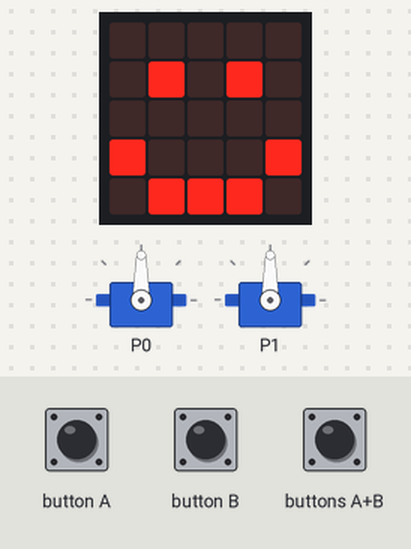
A program run on a simulated BBC micro:bit (MakeCode). On the bench: 2 × servo, the board's 5×5 LED display. Inputs (shaded band) come from the test bench.

Above: at 1.8 s.
1.9 s: buttons A+B pressed for 0.15 s
At 2.4 s:
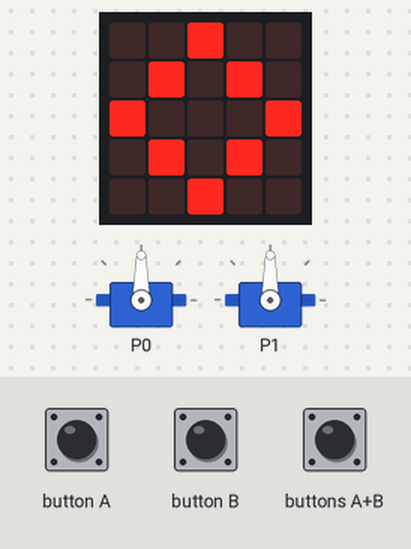
2.6 s: button B pressed for 0.15 s
At 2.76 s:
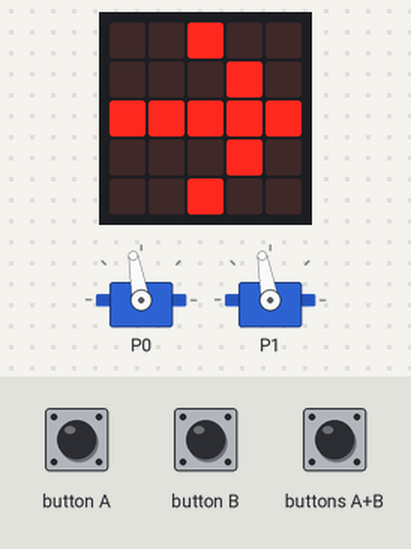
3.3 s: button A pressed for 0.15 s
At 3.46 s:
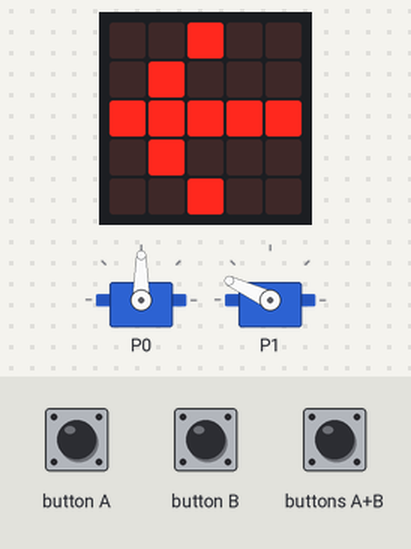
4.0 s: buttons A+B pressed for 1 s
At 5.4 s:
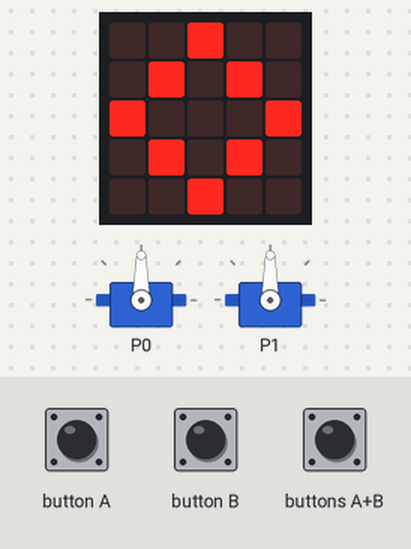
5.6 s: button B pressed for 0.15 s
At 5.91 s:
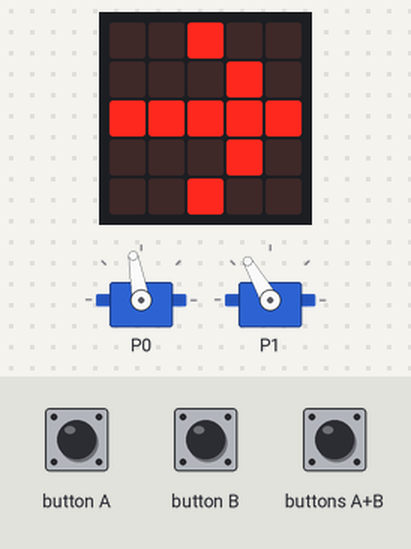
6.3 s: buttons A+B pressed for 0.15 s
At 7.85 s:
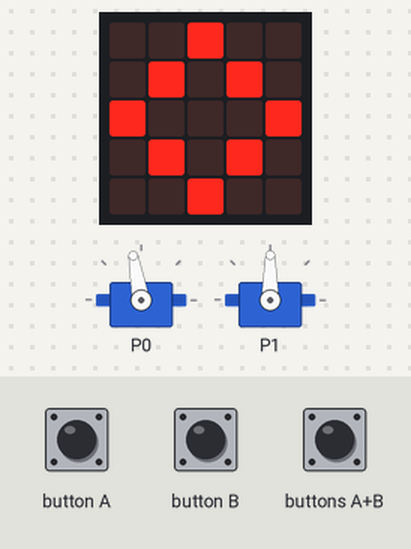
Timing chart, 0 to 8.0 s (numbered marks = the images above; inputs shaded):
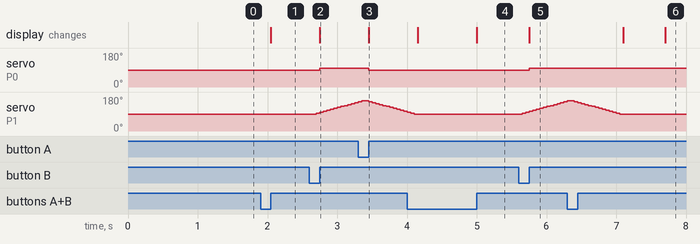

Measured:
- after the input at 1.9 s, the display: changes after 0.15 s (image 1)
- after the input at 2.6 s, servo on P0: 90° → 100° after 0.15 s; the display: changes after 0.15 s (image 2)
- after the input at 3.3 s, servo on P0: 100° → 90° after 0.15 s; the display: changes after 0.15 s (image 3)
- after the input at 4.0 s, the display: first differs from a run without the input after 1.0 s (image 4)
- after the input at 5.6 s, servo on P0: 90° → 100° after 0.15 s; the display: changes after 0.15 s (image 5)
- after the input at 6.3 s, the display: first differs from a run without the input after 1.4 s (image 6)

The program:

main.ts
```typescript
// Mover a la izquierda
input.onButtonPressed(Button.A, function () {
    if (posicion_grua > 10) {
        posicion_grua += 0 - 10
        pins.servoWritePin(AnalogPin.P0, posicion_grua)
        basic.showArrow(ArrowNames.West)
    }
})
// Bajar el gancho
input.onButtonPressed(Button.AB, function () {
    basic.showIcon(IconNames.Diamond)
    for (let i = 90; i <= 160; i += 5) {
        pins.servoWritePin(AnalogPin.P1, i)
        basic.pause(50)
    }
for (let j = 160; j >= 90; j -= 5) {
        pins.servoWritePin(AnalogPin.P1, j)
        basic.pause(50)
    }
basic.showIcon(IconNames.Happy)
})
// Mover a la derecha
input.onButtonPressed(Button.B, function () {
    if (posicion_grua < 170) {
        posicion_grua += 10
        pins.servoWritePin(AnalogPin.P0, posicion_grua)
        basic.showArrow(ArrowNames.East)
    }
})
let posicion_grua = 0
posicion_grua = 90
let posicion_gancho = 90
// Posición inicial
pins.servoWritePin(AnalogPin.P0, posicion_grua)
pins.servoWritePin(AnalogPin.P1, posicion_gancho)
// Mostrar ícono de inicio
basic.showIcon(IconNames.Happy)
```

test.ts
```typescript
// aquí va el archivo "tests"; esto no se compilará cuando este paquete se utilice como una extensión.
```
